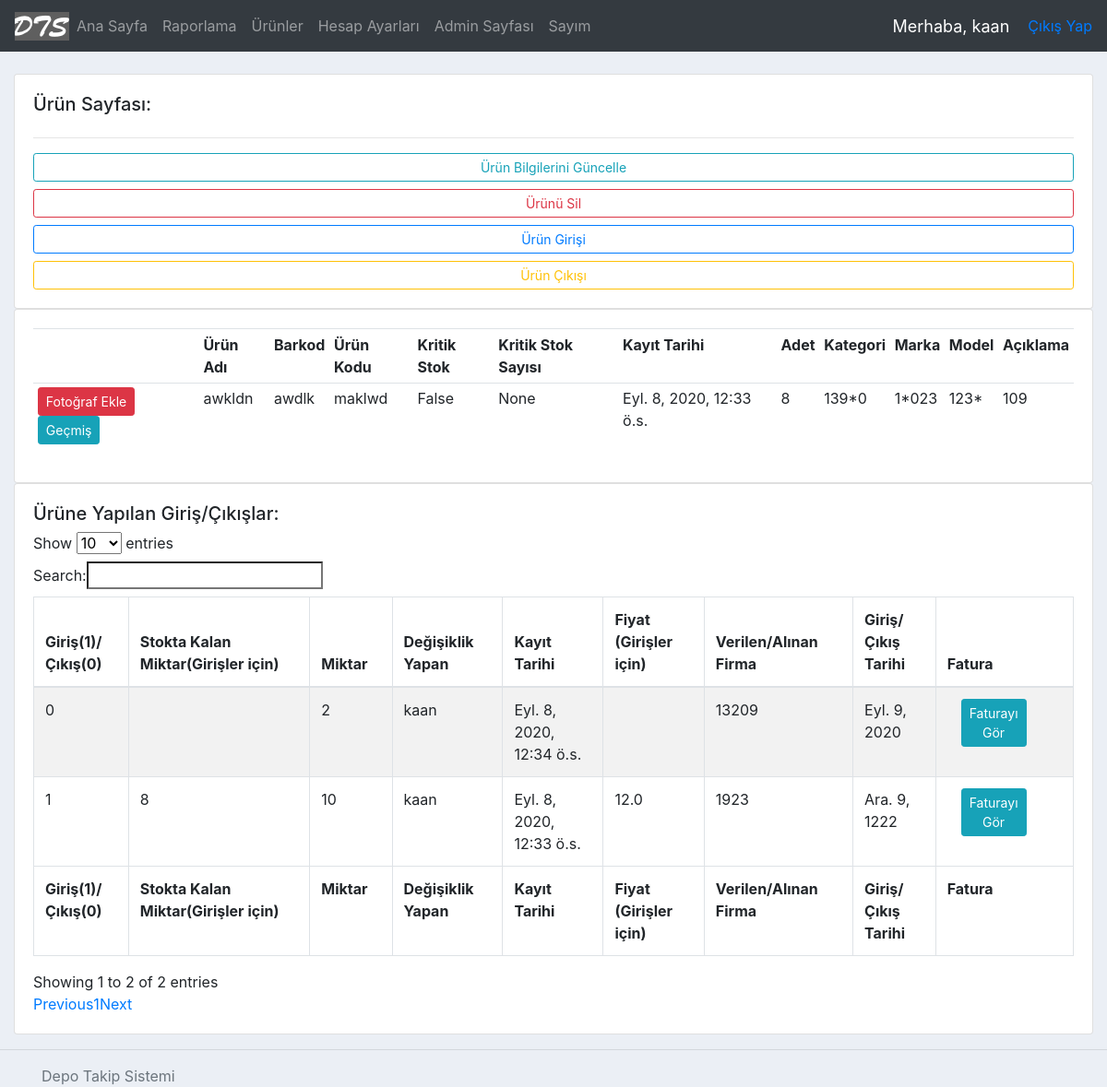
Page /productPage/41/ (signed in) on the committed database.
### accounts/models.py (models this page shows, shortened)
class Product(models.Model):
    name = models.CharField(max_length=200)
    barcode = models.CharField(max_length=48)
    code = models.CharField(max_length=255)
    criticalStock = models.BooleanField(default=False) #kritik stok
    criticalStockAmt = models.IntegerField(null=True, blank=True)
    photo = models.ImageField(blank=True, null=True)
    regDate = models.DateTimeField( auto_now_add=True, null=True ) #ürünün kayıt edildiği tarih
    amount = models.IntegerField(blank=True, null=True) #ürünün adeti
    category = models.CharField(max_length=200) #ürünün kategorisi
    brand = models.CharField(max_length = 200) #ürünün markası
    model = models.CharField(max_length = 200, blank=True, null=True)
    description = models.CharField(max_length = 400, blank=True, null=True) #açıklama
    history = HistoricalRecords(
        history_change_reason_field=models.TextField(null=True, max_length=255)
    )

class Logs(models.Model):
    type = models.BooleanField(blank=True, null=True) #True = in, False = out
    product = models.ForeignKey(Product, on_delete=models.CASCADE, blank=True, null=True)
    amount = models.IntegerField() #ürünün adeti
    editor = models.CharField(max_length = 200) #giriş/çıkışı kaydeden/silen kullanıcı
    invoice = models.OneToOneField('Invoice', on_delete=models.CASCADE, related_name="fatura", null=True, blank=True )
    logDate = models.DateTimeField( auto_now_add=True, null=True ) #giriş/çıkışın kayıt edildiği tarih
    price = models.FloatField(blank=True, null=True) #giriş/çıkışı yapılan ürünün fiyatı
    company = models.CharField(max_length=200) #alınan/verilen firma
    dateBought = models.DateField(blank=True, null=True) #satın alınan tarih
    productsLeft = models.IntegerField(blank=True, null=True) #Kalan ürün adeti(eğer tip giriş ise)
    lastStocktakeTime = models.DateTimeField(blank=True, null=True) #son sayım yapılan tarih
    history = HistoricalRecords(
        history_change_reason_field=models.TextField(null=True, max_length=255)
    )

### accounts/views.py (the view)
# urls.py: path('productPage/<str:pk>/', views.productPage, name='productPage'),
@login_required(login_url='login')
def productPage(request, pk):
    product = Product.objects.get(id=pk)
    logs = Logs.objects.filter(product=product)
    context = {'product': product, 'logs': logs}
    return render( request, 'accounts/productPage.html', context )

### accounts/templates/accounts/productPage.html (shortened to what this page needs)
{%  extends 'accounts/main.html' %}
{% block content %}
<link rel="stylesheet" href="https://cdn.datatables.net/1.10.21/css/dataTables.bootstrap.min.css">
<br>
<div class="row">
	<div class="col-md">
		<div class="card card-body">
			<h5>Ürün Sayfası:</h5>
			<hr>
			<a class="btn btn-outline-info btn-sm btn-block" href="{% url 'updateProduct' product.id %}">Ürün Bilgilerini Güncelle</a>
			<a class="btn btn-outline-danger btn-sm btn-block" href="{% url 'deleteProduct' product.id %}">Ürünü Sil</a>
			<a class="btn btn-outline-primary btn-sm btn-block" href="{% url 'productEntry' product.id 1 %}">Ürün Girişi</a>
			<a class="btn btn-outline-warning btn-sm btn-block" href="{% url 'productEntry' product.id 0 %}">Ürün Çıkışı</a>
		</div>
	</div>
</div>
<div class="row">
	<div class="col-md">
		<div class="card card-body">
			<table class="table table-sm">
				<tr>
                    <th></th>
                    <th>Ürün Adı</th>
                    <th>Barkod</th>
                    <th>Ürün Kodu</th>
                    <th>Kritik Stok</th>
                    <th>Kritik Stok Sayısı</th>
                    <th>Kayıt Tarihi</th>
                    <th>Adet</th>
                    <th>Kategori</th>
                    <th>Marka</th>
                    <th>Model</th>
                    <th>Açıklama</th>
				</tr>
				<tr>
                    <div class="col-sm-2 buttons-alignment">
                        <td>
                            {% if product.photo %}
                               <a class="btn btn-sm btn-info" href="{{ product.photo.url }}">Fotoğrafı Gör</a>
                            {% else %}
                               <a class="btn btn-sm btn-danger" href="{% url 'updateProduct' product.id %}">Fotoğraf Ekle</a>
                            {% endif %}
                            <a class="btn btn-sm btn-info" href="{% url 'history-path' product.id %}">Geçmiş</a>
                        </td>
                    </div>
					<td>{{ product.name }}</td>
					<td>{{ product.barcode }}</td>
					<td>{{ product.code }}</td>
					<td>{{ product.criticalStock }}</td>
					<td>{{ product.criticalStockAmt }}</td>
                    <td>{{ product.regDate }}</td>
                    <td>{{ product.amount }}</td>
                    <td>{{ product.category }}</td>
                    <td>{{ product.brand }}</td>
                    <td>{{ product.model }}</td>
                    <td>{{ product.description }}</td>
			</table>
		</div>
	</div>
</div>
<div class="row">
	<div class="col-md">
		<div class="card card-body">
			<h5>Ürüne Yapılan Giriş/Çıkışlar:</h5>
			<table id="logs" class="table table-striped table-bordered" cellspacing="0" width="100%">
				<thead>
					<tr>
			            <th>Giriş(1)/Çıkış(0)</th>
						<th>Stokta Kalan Miktar(Girişler için)</th>
			            <th>Miktar</th>
			            <th>Değişiklik Yapan</th>
			            <th>Kayıt Tarihi</th>
			            <th>Fiyat (Girişler için)</th>
			            <th>Verilen/Alınan Firma</th>
			            <th>Giriş/Çıkış Tarihi</th>
						<th>Fatura</th>
					</tr>
				</thead>
				<tbody>
					{% for log in logs %}
					<tr>
						<td>
							{% if log.type is True %}
							1
							{% else %}
							0
							{% endif %}
						</td>
						<td>
							{% if log.type is True %}
							{{ log.productsLeft }}
							{% endif %}
						</td>
						<td>{{ log.amount }}</td>
						<td>{{ log.editor }}</td>
						<td>{{ log.logDate }}</td>
			            <td>
							{% if log.type is True %}
							{{ log.price }}
							{% endif %}
						</td>
			            <td>{{ log.company }}</td>
			            <td>{{ log.dateBought }}</td>
						<td>
							<div class="col-sm-2 buttons-alignment">
								{% if log.invoice is not Null %}
									<a class="btn btn-sm btn-info" href="{% url 'invoice-path' log.id %}">Faturayı Gör</a>
								{% else %}
									<a class="btn btn-sm btn-danger" href="{% url 'addInvoice' log.id %}">Fatura Ekle</a>
								{% endif %}
							</div>
						</td>
					</tr>
					{% endfor %}
				</tbody>
				<tfoot>
					<tr>
						<th>Giriş(1)/Çıkış(0)</th>
						<th>Stokta Kalan Miktar(Girişler için)</th>
						<th>Miktar</th>
						<th>Değişiklik Yapan</th>
						<th>Kayıt Tarihi</th>
						<th>Fiyat (Girişler için)</th>
						<th>Verilen/Alınan Firma</th>
						<th>Giriş/Çıkış Tarihi</th>
						<th>Fatura</th>
					</tr>
				</tfoot>
			</table>
		</div>
	</div>
</div>
{% endblock %}

### accounts/templates/accounts/navbar.html (shortened to what this page needs)
{% load static %}
<nav class="navbar navbar-expand-lg navbar-dark bg-dark">
    <a href="/">
        <img class="logo" src="{% static 'images/dts.png' %}">
    </a>
    <div class="collapse navbar-collapse" id="navbarNav">
        <ul class="navbar-nav">
          <li class="nav-item ">
              <a class="nav-link" href="{% url 'home' %}">Ana Sayfa</a>
          </li>
          <li class="nav-item ">
              <a class="nav-link" href="/reportPage">Raporlama</a>
          </li>
          <li class="nav-item ">
              <a class="nav-link" href="/products">Ürünler</a>
          </li>
          {% if request.user.is_staff %}
          <li class="nav-item">
              <a class="nav-link" href="{% url 'account' %}">Hesap Ayarları</a>
          </li>
          {% endif %}
          <li class="nav-item">
              <a class="nav-link" href="/admin">Admin Sayfası</a>
          </li>
          <li class="nav-item">
              <a class="nav-link" href="/stocktakePage">Sayım</a>
          </li>
        </ul>
    </div>
    <span class="hello-msg">Merhaba, {{request.user}}</span>
    <span><a href="{% url 'logout' %}">Çıkış Yap</a></span>
</nav>

### static/css/main.css (style rules this page uses)
body { background-color: #ebeff5; }

### accounts/templates/accounts/navbar.html (style rules this page uses)
.hello-msg { font-size: 18px; color: #fff; margin-right: 20px; }

### rows in the picture
Product: name "awkldn", barcode "awdlk", code "maklwd", criticalStock "False", criticalStockAmt "None", regDate "Eyl. 8, 2020, 12:33 ö.s.", amount "8", category "139*0", brand "1*023", model "123*", description "109"
Logs: type "1", productsLeft "8", amount "10", editor "kaan", logDate "Eyl. 8, 2020, 12:33 ö.s.", price "12.0", company "1923", dateBought "Ara. 9, 1222", shows "Faturayı Gör"
Logs: type "0", amount "2", editor "kaan", logDate "Eyl. 8, 2020, 12:34 ö.s.", company "13209", dateBought "Eyl. 9, 2020", shows "Faturayı Gör"

### other values in the picture
{{ request.user }} "kaan"
